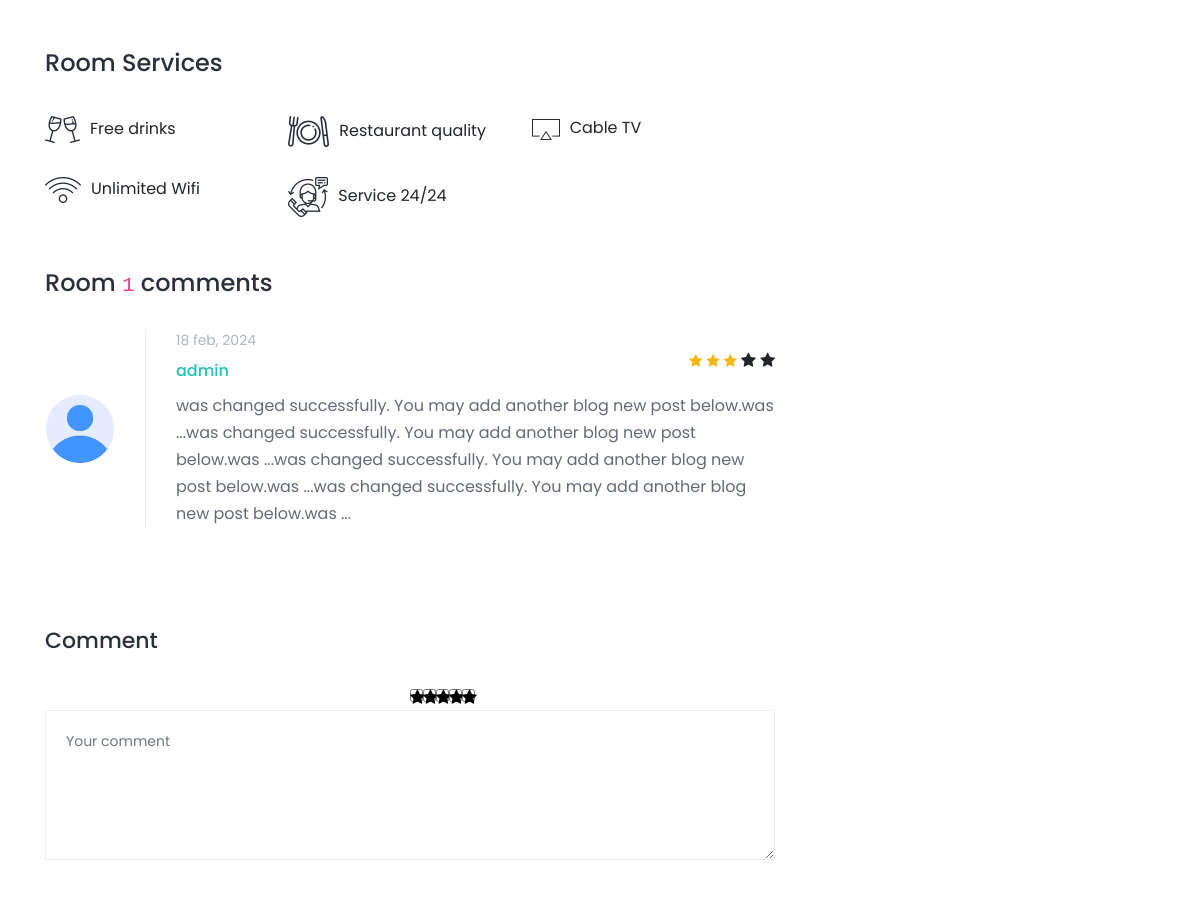
The app's page /romms/detail/2/ (middle part), older data.
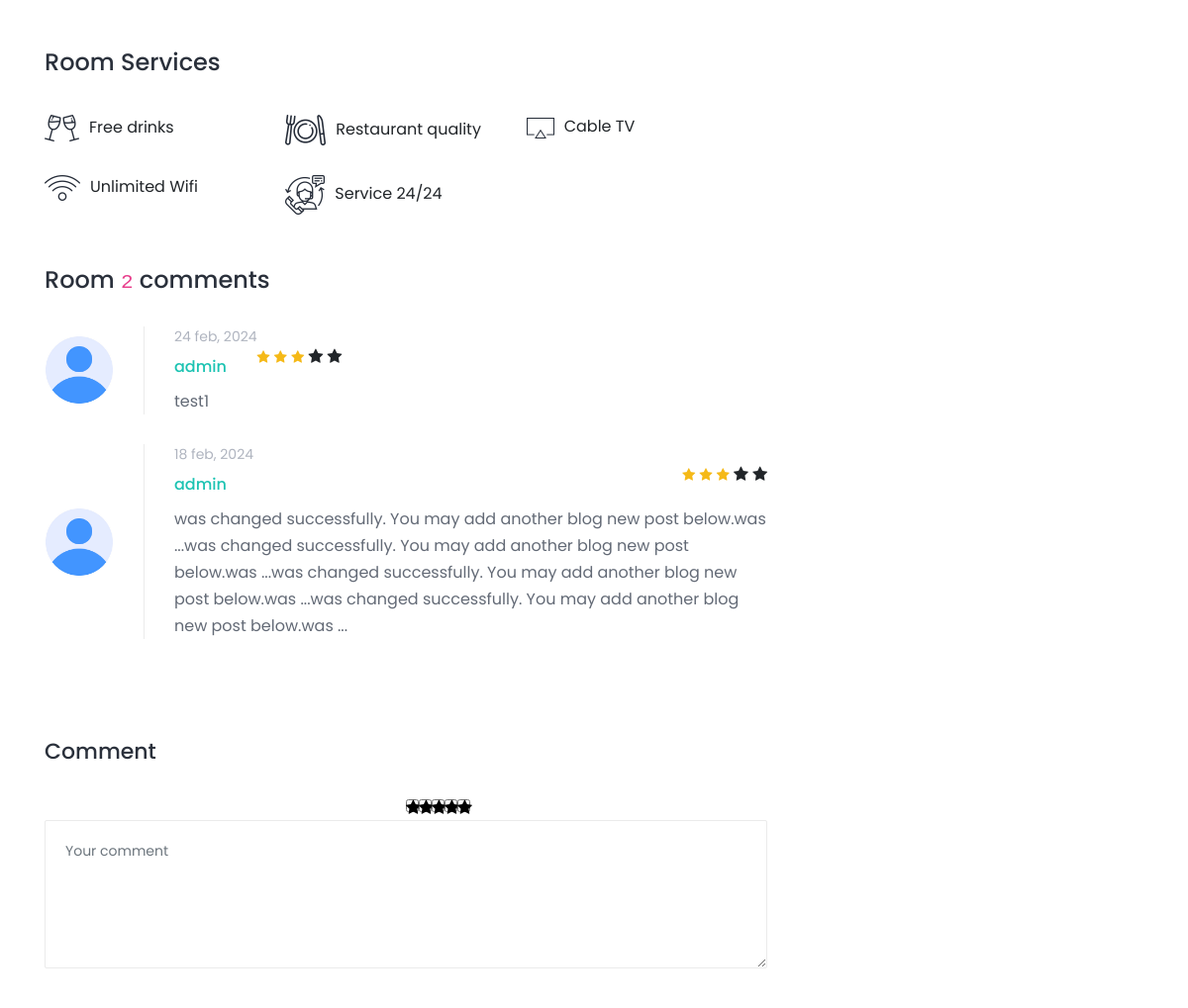
The same page, newer data.
### apps/rooms/models.py (models this page shows, shortened)
class RoomServices(BaseModel):
    title = models.CharField(max_length=50)
    image = models.ImageField(upload_to='images/')

class RoomComments(BaseModel):
    room = models.ForeignKey(Rooms, on_delete=models.CASCADE, related_name='comments')
    author = models.ForeignKey('auth.User', on_delete=models.CASCADE, related_name='comments')
    comment = models.TextField()
    room_star1 = models.BooleanField(default=False)
    room_star2 = models.BooleanField(default=False)
    room_star3 = models.BooleanField(default=False)
    room_star4 = models.BooleanField(default=False)
    room_star5 = models.BooleanField(default=False)

### apps/rooms/views.py (the view, shortened to what this page needs)
# urls.py: path('detail/<int:pk>/', RoomDetailView.as_view(), name='room_detail')
class RoomDetailView(View):
    template_name = 'rooms/single-room.html'
    def get(self, request, *args, **kwargs):
        form = RoomCommentsForm()
        room = get_object_or_404(Rooms, id=kwargs['pk'])
        comments = RoomComments.objects.filter(room_id=room.id).order_by('-id')
        context = {
            'room': room,
            'form': form,
            'comments': comments,
        }
        return render(request, self.template_name, context)

### apps/rooms/forms.py
class RoomCommentsForm(forms.ModelForm):
    class Meta:
        model = RoomComments
        fields = ['room', 'author', 'comment', 'room_star1', 'room_star2', 'room_star3', 'room_star4', 'room_star5']
        exclude = ['room', 'author']
    def __init__(self, *args, **kwargs):
        super(RoomCommentsForm, self).__init__(*args, **kwargs)
        self.fields['comment'].widget.attrs.update({
            'class': 'form-control mb-30',
            'placeholder': 'Your comment',
            'name': 'Your comment'
        })
        self.fields['room_star1'].widget.attrs.update({
            'class': 'fa fa-star',
        })
        self.fields['room_star2'].widget.attrs.update({
            'class': 'fa fa-star',
        })
        self.fields['room_star3'].widget.attrs.update({
            'class': 'fa fa-star',
        })
        self.fields['room_star4'].widget.attrs.update({
            'class': 'fa fa-star',
        })
        self.fields['room_star5'].widget.attrs.update({
            'class': 'fa fa-star',
        })

### apps/main/templatetags/Me_contact.py (called while the page is built)
@register.simple_tag()
def me_contact():
    return MeContact.objects.get()

@register.simple_tag()
def partners():
    return Partners.objects.all()

### apps/rooms/models.py (called while the page is built)
    def __str__(self):
        return self.content

### templates/rooms/single-room.html (shortened to what this page needs)
{% extends 'base.html' %}
{% load static %}
{% block content %}
    <div class="roberto-rooms-area section-padding-100-0">
        <div class="container">
            <div class="row">
                <div class="col-12 col-lg-8">
                    <div class="room-service mb-50">
                        <h4>Room Services</h4>
                        <ul>
                            {% for service in room.services.all %}
                                <li><img src="{{ service.image.url }}" alt>{{ service.title }}</li>
                            {% endfor %}
                        </ul>
                    </div>
                    <div class="room-review-area mb-100" id="comment-list">
                        <h4>Room <code>{{ comments.count }}</code> comments</h4>
                        {% for comment in comments %}
                            <div class="single-room-review-area d-flex align-items-center">
                                <div class="reviwer-thumbnail">
                                    {% if comment.author.image %}
                                        <img src="{{ comment.author.image.url }}" alt>
                                    {% else %}
                                        <img src="{% static 'img/bg-img/img.png' %}" alt>
                                    {% endif %}
                                </div>
                                <div class="reviwer-content">
                                    <div class="reviwer-title-rating d-flex align-items-center justify-content-between">
                                        <div class="reviwer-title">
                                            <span>{{ comment.created_date|date:'d b, Y' }}</span>
                                            <h6>{{ comment.author }}</h6>
                                        </div>
                                        <div class="reviwer-rating">
                                            {% if comment.room_star1 %}
                                                <i class="fa fa-star"></i>
                                            {% else %}
                                                <a class="fa fa-star"></a>
                                            {% endif %}
                                            {% if comment.room_star2 %}
                                                <i class="fa fa-star"></i>
                                            {% else %}
                                                <a class="fa fa-star"></a>
                                            {% endif %}
                                            {% if comment.room_star3 %}
                                                <i class="fa fa-star"></i>
                                            {% else %}
                                                <a class="fa fa-star"></a>
                                            {% endif %}
                                            {% if comment.room_star4 %}
                                                <i class="fa fa-star"></i>
                                            {% else %}
                                                <a class="fa fa-star"></a>
                                            {% endif %}
                                            {% if comment.room_star5 %}
                                                <i class="fa fa-star"></i>
                                            {% else %}
                                                <a class="fa fa-star"></a>
                                            {% endif %}
                                        </div>
                                    </div>
                                    <p>{{ comment.comment    }}</p>
                                </div>
                            </div>
                        {% endfor %}
                    </div>
                    <div class="roberto-contact-form mt-80 mb-100">
                        <h2>Comment</h2>
                        <form action="#" method="post">
                            <div class="row">
                                <div class="col-6"></div>
                                <div class="col-1">
                                    {{ form.room_star1 }}
                                </div>
                                <div class="col-1">
                                    {{ form.room_star2 }}
                                </div>
                                <div class="col-1">
                                    {{ form.room_star3 }}
                                </div>
                                <div class="col-1">
                                    {{ form.room_star4 }}
                                </div>
                                <div class="col-1">
                                    {{ form.room_star5 }}
                                </div>
                                <div class="col-12">
                                    {{ form.comment }}
                                </div>
                                <div class="col-12">
                                </div>
                            </div>
                        </form>
                    </div>
                </div>
                <div class="col-12 col-lg-4">
                </div>
            </div>
        </div>
    </div>
{% endblock %}

### templates/base.html (shortened to what this page needs)
<!DOCTYPE html>
{% load static %}
<html lang="en">
<head>
    <link rel="stylesheet" href="{% static 'style.css' %}">
</head>
<body>
{% block content %}
{% endblock %}
</body>
</html>

### templates/navbar.html (shortened to what this page needs)
{% load static %}
{% load Me_contact %}

### templates/partner.html (shortened to what this page needs)
{% load static %}
{% load Me_contact %}

### static/style.css (style rules this page uses)
* { margin: 0; padding: 0; }
body { font-family: "Poppins", sans-serif; font-weight: 400; font-size: 16px; position: relative; z-index: auto; }
h1, h2, h3, h4, h5, h6 { font-family: "Poppins", sans-serif; color: #2a303b; line-height: 1.3; font-weight: 500; }
a, a:active, a:focus, a:hover { color: #2a303b; text-decoration: none; -webkit-transition-duration: 500ms; -o-transition-duration: 500ms; transition-duration: 500ms; outline: none; font-weight: 500; }
li { list-style: none; }
p { line-height: 1.7; color: #636a76; font-size: 16px; font-weight: 400; }
img { max-width: 100%; height: auto; }
ul { margin: 0; padding: 0; }
ul li { margin: 0; padding: 0; }
.mt-80 { margin-top: 80px; }
.mb-30 { margin-bottom: 30px; }
.mb-50 { margin-bottom: 50px; }
.mb-100 { margin-bottom: 100px; }
.section-padding-100-0 { padding-top: 100px; padding-bottom: 0; }
.room-service { position: relative; z-index: 1; }
.room-service ul { display: -webkit-box; display: -ms-flexbox; display: flex; -ms-flex-wrap: wrap; flex-wrap: wrap; }
.room-service ul li { -webkit-box-flex: 0; -ms-flex: 0 0 33.333333%; flex: 0 0 33.333333%; max-width: 33.333333%; width: 33.333333%; margin-top: 30px; }
.room-service ul li img { padding-right: 10px; }
.room-review-area { position: relative; z-index: 1; }
.room-review-area h4 { margin-bottom: 30px; }
.room-review-area .single-room-review-area { position: relative; z-index: 1; margin-bottom: 30px; }
.room-review-area .single-room-review-area:last-child { margin-bottom: 0; }
.room-review-area .single-room-review-area .reviwer-thumbnail { -webkit-box-flex: 0; -ms-flex: 0 0 70px; flex: 0 0 70px; max-width: 70px; width: 70px; margin-right: 30px; }
.room-review-area .single-room-review-area .reviwer-thumbnail img { border-radius: 50%; }
.room-review-area .single-room-review-area .reviwer-content { position: relative; z-index: 1; border-left: 1px solid #ebebeb; padding-left: 30px; }
.room-review-area .single-room-review-area .reviwer-content p { margin-bottom: 0; }
.room-review-area .single-room-review-area .reviwer-content .reviwer-title { position: relative; z-index: 1; margin-bottom: 10px; }
.room-review-area .single-room-review-area .reviwer-content .reviwer-title span { font-size: 14px; display: block; margin-bottom: 10px; color: #afb4bf; }
.room-review-area .single-room-review-area .reviwer-content .reviwer-title h6 { color: #1cc3b2; margin-bottom: 0; }
.room-review-area .single-room-review-area .reviwer-content .reviwer-rating i { color: #f5b917; font-size: 14px; }
.roberto-contact-form { position: relative; z-index: 1; }
.roberto-contact-form h2 { margin-bottom: 30px; font-size: 22px; display: block; }
.roberto-contact-form .form-control { width: 100%; height: 50px; padding: 0 20px; border-radius: 2px; color: #afb4bf; font-size: 14px; border: 1px solid #ebebeb; }
.roberto-contact-form textarea.form-control { height: 150px; padding: 20px; }

### static/css/default-assets/classy-nav.css (style rules this page uses)
.justify-content-between { -webkit-box-pack: justify; -ms-flex-pack: justify; justify-content: space-between; }

Row changes from the older to the newer data that the page shows:
added RoomComments: created_date "24 feb, 2024", author "admin", room_star1 True (drawn), room_star2 True (drawn), room_star3 True (drawn), room_star4 False (drawn), room_star5 False (drawn), comment "test1"
Text that changed along with them:
{{ comments.count }}: "1" → "2"
